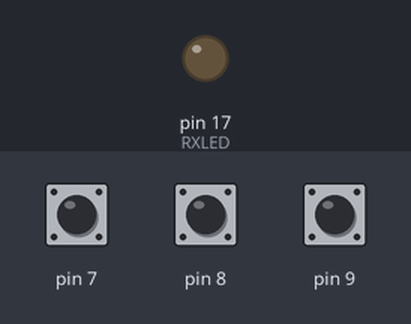
Recording of a sketch running on a simulated SparkFun Pro Micro, built with avr-gcc and run on an emulated ATmega32U4. Shown: output pins drawn as LEDs (lit = HIGH). The inputs (shaded band) are chosen by the test bench; at power-on: pin 9 HIGH, pin 7 HIGH, pin 8 HIGH. USB keyboard and mouse output is not drawn.

Above: at 1.2 s.
1.3 s: pin 9 pulled LOW for 0.15 s
At 1.37 s:
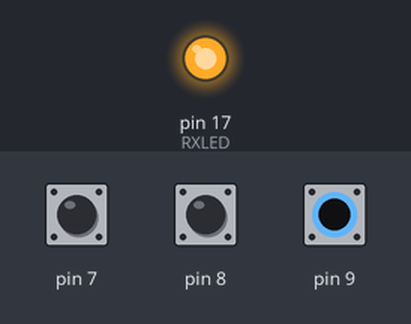
2.9 s: pin 9 pulled LOW for 3.2 s
At 7.5 s:
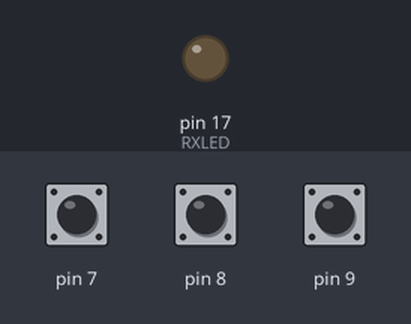
Timing chart, 0 to 9.0 s (numbered marks = the images above; inputs shaded):
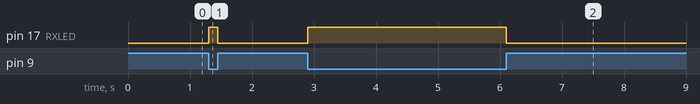

The sketch:

macro-keyboard.ino
```cpp
#include "Keyboard.h"

// THE PRO MICRO IN THE MACRO PAD IS 3V
int RXLED = 17;

void setup() {
  // make pin an input and turn on the pull-up resistor so it goes high unless connected to ground
  pinMode(7, INPUT_PULLUP);
  pinMode(8, INPUT_PULLUP);
  pinMode(9, INPUT_PULLUP);

  pinMode(RXLED, OUTPUT);
  digitalWrite(RXLED, HIGH);

  Keyboard.begin();
}

void loop() {
  // Check the switches:
  int buttonState7 = digitalRead(7);
  int buttonState8 = digitalRead(8);
  int buttonState9 = digitalRead(9);

  if (buttonState9 == HIGH) {
    digitalWrite(RXLED, LOW);
    TXLED1;
  } else {
    digitalWrite(RXLED, HIGH);
    TXLED0;
  }

  if (buttonState7 == LOW && buttonState9 == LOW) {
    Keyboard.press(KEY_LEFT_CTRL);
    Keyboard.press('`');
    Keyboard.releaseAll();
  } else if (buttonState7 == LOW && buttonState9 == HIGH) {
    Keyboard.print("******");
    delay(300);
  }

  if (buttonState8 == LOW && buttonState9 == LOW) {
    Keyboard.press(KEY_LEFT_CTRL);
    Keyboard.press('`');
    Keyboard.releaseAll();
  } else if (buttonState8 == LOW && buttonState9 == HIGH) {
    Keyboard.press(KEY_LEFT_GUI);
    Keyboard.press('l');
    Keyboard.releaseAll();
  }
}
```

Measured:
- after the input at 1.3 s, pin 17 (RXLED): LOW → HIGH at once, → LOW 0.15 s later
- after the input at 2.9 s, pin 17 (RXLED): LOW → HIGH at once, → LOW 3.2 s later
